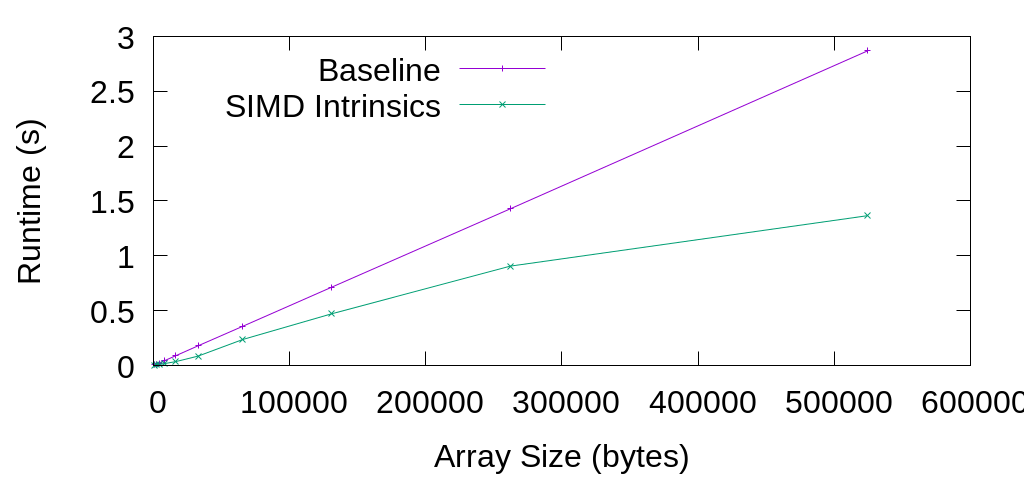

The script that saved this image:
# To plot: 
#    module load gnuplot
#    gnuplot experiment.gnuplot
#    (produces experiment.png)

set terminal pngcairo font "Arial, 24" size 1024, 480
set output "experiment.png"

set xlabel "Array Size (bytes)"
set ylabel "Runtime (s)"
set key top left

plot "baseline.data" using 2:4 with linespoints title "Baseline", "improved.data" using 2:4 with linespoints title "SIMD Intrinsics"
